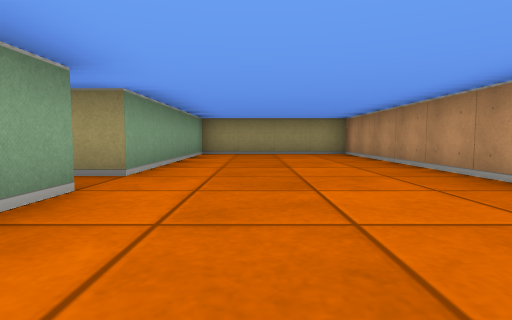
view 1 (above)

13 first-person views from a walk through a cub3D maze. The camera is about half as high as the walls, tilts 4° down and sees 80° across. The floor is counted in squares. Each view is taken from the middle of a square. On the plan, view 1 faces up. The plan holds only what a view shows up to about 9 squares ahead; the rest is blank.

view 2
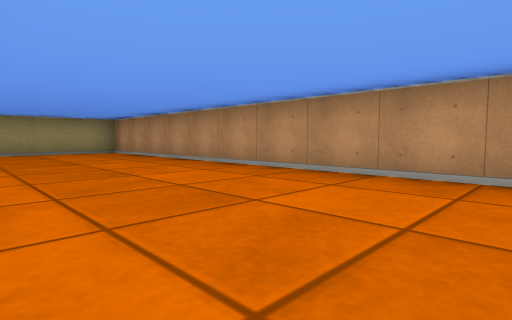

view 3
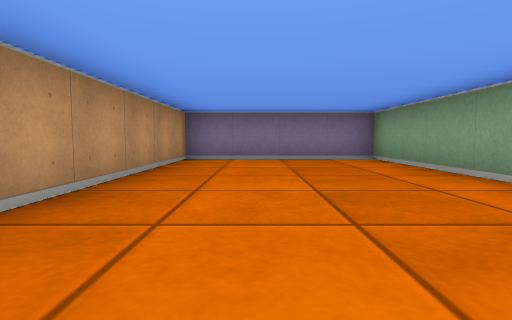

view 4
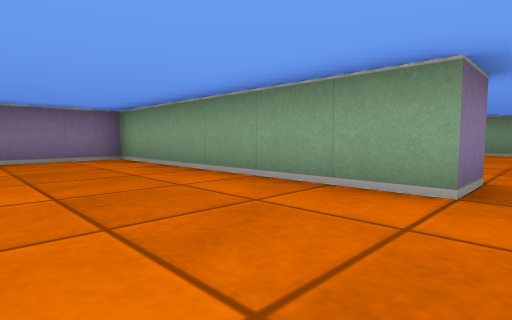

view 5
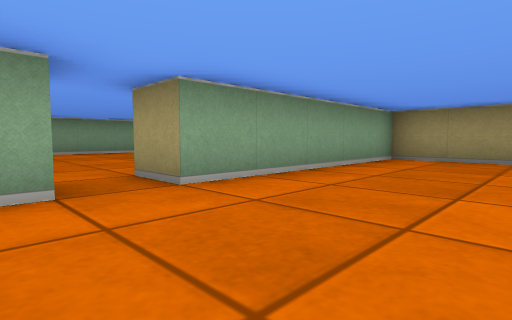

view 6
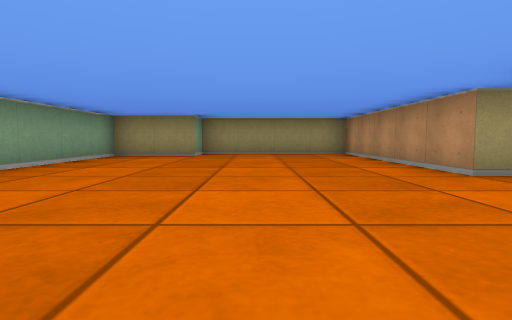

view 7
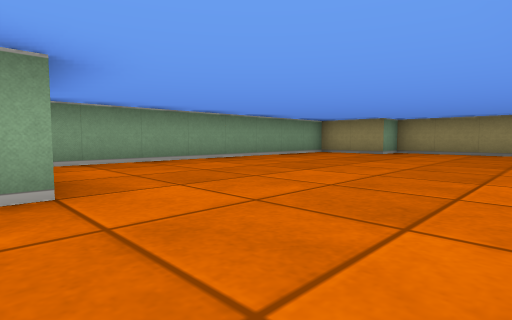

view 8
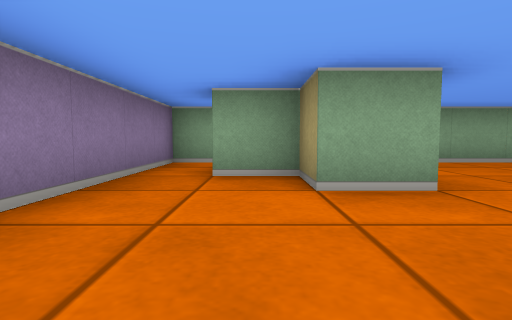

view 9
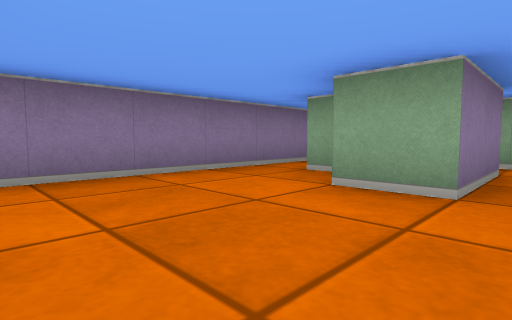

view 10
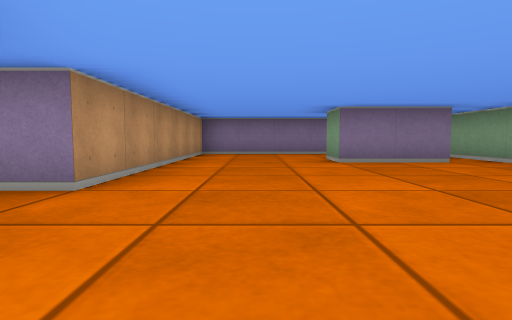

view 11
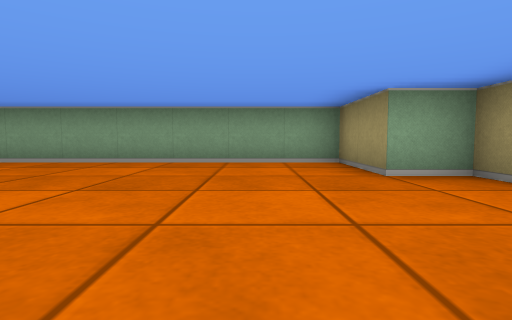

view 12
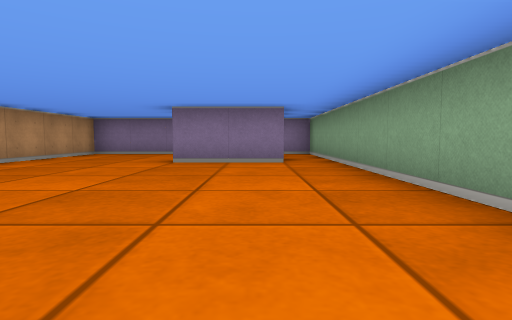

view 13
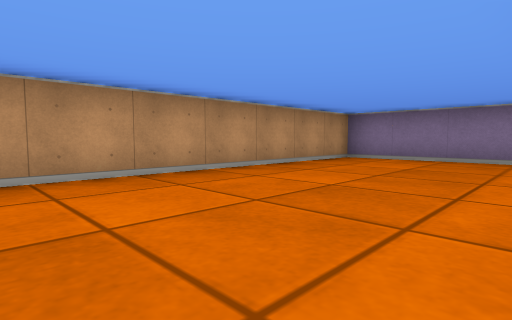

### Floor plan
Points are (right, up) in squares from view 1. A wall is a line through its corners. A room is listed if a view was taken in it or the views show most of it. See-through windows are left out.
Room 1 (views 1, 2, 3, 4, 5, 13)
walls: (-1.5, 2.5) (-1.5, -3.5) (2.5, -3.5) (2.5, 8.5) (-1.5, 8.5) (-1.5, 3.5)
ways out: opening at (-2, 3) to room 2
Room 2 (views 6, 7, 8, 9, 10, 11, 12)
walls: (-1.5, 3.5) (-2.5, 3.5) (-2.5, 8.5) (-6.5, 8.5) (-6.5, 7.5) (-8.5, 7.5) (-8.5, -3.5) (-2.5, -3.5) (-2.5, 2.5) (-1.5, 2.5); (-7.6, -0.5) (-5.5, -0.5) (-5.5, -1.5) (-6.5, -1.5) (-6.5, -2.5)
ways out: opening at (-2, 3) to room 1

Where each view was taken, in squares from view 1:
view 1: 0 up, 0 right, facing up
view 2: 1 down, 1 left, facing up-right
view 3: 3 up, 1 right, facing down
view 4: 3 up, 1 right, facing down-left
view 5: 2 up, 1 right, facing up-left
view 6: 0 up, 5 left, facing up
view 7: 1 down, 3 left, facing up-left
view 8: 2 down, 3 left, facing left
view 9: 0 up, 3 left, facing down-left
view 10: 5 up, 4 left, facing down
view 11: 6 up, 3 left, facing left
view 12: 5 up, 7 left, facing down
view 13: 3 up, 1 left, facing down-right
